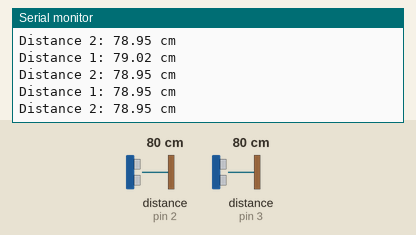
The sketch below on a simulated Arduino Uno, built with avr-gcc and run on an emulated ATmega328P. Shown: the last lines printed to the serial monitor. Wiring (inferred from the names in the program): 2 × ultrasonic range finder: trigger pin 4, echo pin 2 / trigger pin 5, echo pin 3. The inputs (shaded band) are chosen by the test bench; at power-on: distance to the obstacle (sensors on pin 2, pin 3) 80 cm. The echo pulse lasts 58.3 µs per cm.

Above: at 1.2 s.
1.3 s: distance to the obstacle (sensor on pin 2) set to 250 cm
At 2.0 s:
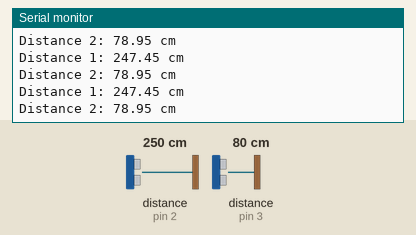
4.3 s: distance to the obstacle (sensor on pin 3) set to 2 cm
At 5.4 s:
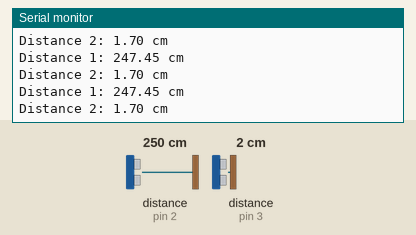
7.3 s: distance to the obstacle (sensor on pin 2) set to 2 cm
At 7.9 s:
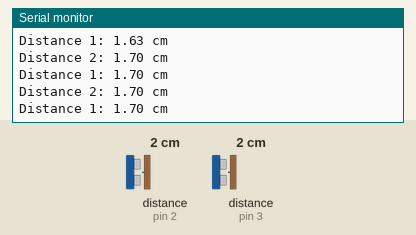
10.3 s: distance to the obstacle (sensor on pin 3) set to 18 cm
At 11.2 s:
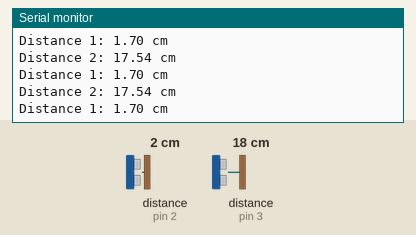
13.3 s: distance to the obstacle (sensor on pin 2) set to 18 cm
At 13.9 s:
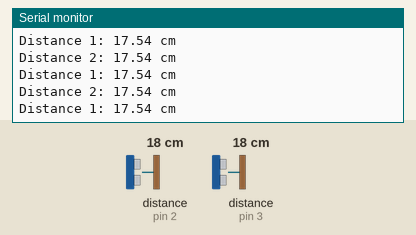
Timing chart, 0 to 16.3 s (numbered marks = the images above; inputs shaded):
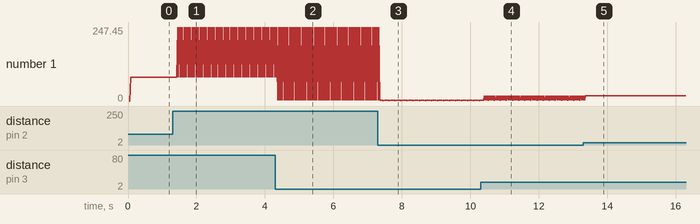

The sketch:

Arduino_Ultrasonic_Sensor_Test.ino
```cpp
//Sensor 1
//Echo to 2
const int echoPin1 = 2;
//Trig to 4
const int trigPin1 = 4;

//Sensor 2
//Echo to 3
const int echoPin2 = 3;
//Trig to 5
const int trigPin2 = 5;

//Store time at which last pulse was emitted
volatile long lastPulse = 0;
//Store distance calculation for each sensor
volatile double distance[] = {0, 0};
//Store which sensor to pulse
int sensorNum = 0;
//Store whether the sensor is done reading data
volatile bool sensorDoneReading = true;

void setup() {
  //Sets output pins
  pinMode(trigPin1, OUTPUT);
  pinMode(trigPin2, OUTPUT);
  //Sets input pins with interrupts
  pinMode(echoPin1, INPUT);
  attachInterrupt(digitalPinToInterrupt(echoPin1), readPulse1, CHANGE);
  pinMode(echoPin2, INPUT);
  attachInterrupt(digitalPinToInterrupt(echoPin2), readPulse2, CHANGE);
  //Begin serial monitor
  Serial.begin(9600);
  Serial.println("Ultrasonic Sensor HC-SR04 Test");
}

void loop() {
  if(sensorDoneReading) {
    //Send out a pulse to all ultrasonic sensors
    pulse(sensorNum);
    //Record the time at which the pulse was sent
    lastPulse = micros();
    //Set the sensor to reading data
    sensorDoneReading = false;
    //Print distance from first ultrasonic sensor
    Serial.print("Distance ");
    Serial.print(sensorNum + 1);
    Serial.print(": ");
    Serial.print(distance[sensorNum]);
    Serial.println(" cm");
    //Change sensor to read
    sensorNum = (sensorNum + 1) % 2;
  }
}

void pulseAll() {
  //Set the trigPin to high (active) for 10 microseconds
  digitalWrite(trigPin1, HIGH);
  digitalWrite(trigPin2, HIGH);
  delayMicroseconds(10);
  //Return the trigPin to low (inactive) state
  digitalWrite(trigPin1, LOW);
  digitalWrite(trigPin2, LOW);
}

void pulse(int sensorNum) {
  //Set the trigPin to high (active) for 10 microseconds
  digitalWrite(trigPin1 + sensorNum, HIGH);
  delayMicroseconds(10);
  //Return the trigPin to low (inactive) state
  digitalWrite(trigPin1 + sensorNum, LOW);
}

void readPulse(int sensorNum) {
  //Start timing at pulse start
  if(digitalRead(echoPin1 + sensorNum) == HIGH) {
    lastPulse = micros();
  }
  //Calculate the distance traveled from the travel time at pulse end
  else {
    distance[sensorNum] = (micros() - lastPulse) * 0.034 / 2;
    sensorDoneReading = true;
  }
}

void readPulse1() {
  readPulse(0);
}

void readPulse2() {
  readPulse(1);
}
```

Measured:
- after the input at 1.3 s, the serial monitor: prints a new line after 0.15 s (image 1)
- after the input at 4.3 s, the serial monitor: prints a new line after 0.08 s (image 2)
- after the input at 7.3 s, the serial monitor: prints a new line after 0.07 s (image 3)
- after the input at 10.3 s, the serial monitor: prints a new line after 0.11 s (image 4)
- after the input at 13.3 s, the serial monitor: prints a new line after 0.08 s (image 5)
